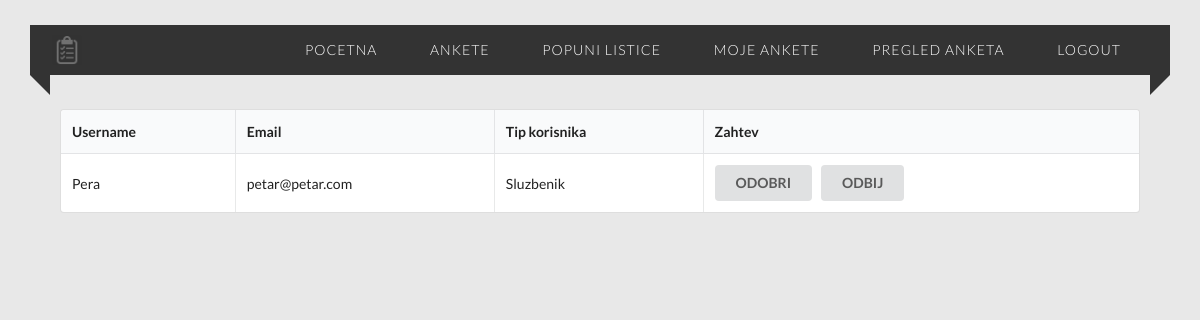
The app's page /ankete2/adminReg.php (signed in) with its own data.
### tables this page shows
CREATE TABLE `korisnik` (
  `username` varchar(20) NOT NULL,
  `password` text NOT NULL,
  `email` varchar(40) NOT NULL,
  `tip` tinyint(4) NOT NULL,
  `reg` tinyint(4) NOT NULL COMMENT '0-na cekanju,1-jeste'
);

### ankete2/inc/database.php (called while the page is built, shortened)
<?php
$dbHost = 'localhost';
$dbUser = 'root';
$dbPass = '';
$dbName = 'ankete2';
$dbConn = new mysqli($dbHost, $dbUser, $dbPass, $dbName);
function qq($q) {
    global $dbConn;
    return $dbConn->query($q);
}
?>

### ankete2/adminReg.php (the view, shortened to what this page needs)
<?php
require_once('inc/database.php');
require_once("header.php");
$q="SELECT * FROM korisnik WHERE reg=0;";
$qr=qq($q);
    ?>
    <table class="ui celled  table " id="regtable">
        <thead>
        <tr>
            <th>Username</th>
            <th>Email</th>
            <th>Tip korisnika</th>
            <th>Zahtev</th>
        </tr>
        </thead>
        <tbody>
    <?php
while($n=$qr->fetch_assoc()){
    if($n['tip']!=4) {
        ?>
        <tr>
            <td><?php echo $n['username']; ?></td>
            <td><?php echo $n['email']; ?></td>
            <td><?php if ($n['tip'] == 1) {
                    echo "Ispitanik";
                } elseif ($n['tip'] == 2) {
                    echo "Sluzbenik";
                } elseif ($n['tip'] == 3) {
                    echo "Autor";
                }
                ?></td>
            <td>
                <button class="ui button odobridugme" value="<?php echo $n['username']; ?>" type="button">ODOBRI
                </button>
                &nbsp;<button class="ui button odbijdugme" id="" value="<?php echo $n['username']; ?>" type="button">ODBIJ</button>
            </td>
        </tr>
        <?php
    }
}
?>

### ankete2/stilovi1/stilovi1.css (style rules this page uses)
* { margin: 0; padding: 0; outline: 0; box-sizing: border-box; }
body { -webkit-background-size:cover; background-size:cover; background-position: center center; height: 100vh; }

### records on screen
korisnik: username "Pera", email "petar@petar.com", tip "Sluzbenik"
